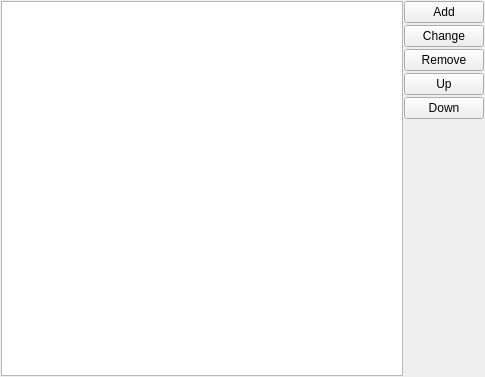
<?xml version="1.0" encoding="UTF-8"?>
<ui version="4.0">
 <class>UISettingsUC</class>
 <widget class="QWidget" name="UISettingsUC">
  <property name="geometry">
   <rect>
    <x>0</x>
    <y>0</y>
    <width>485</width>
    <height>377</height>
   </rect>
  </property>
  <property name="windowTitle">
   <string notr="true"/>
  </property>
  <layout class="QGridLayout" name="gridLayout">
   <property name="leftMargin">
    <number>1</number>
   </property>
   <property name="topMargin">
    <number>1</number>
   </property>
   <property name="rightMargin">
    <number>1</number>
   </property>
   <property name="bottomMargin">
    <number>1</number>
   </property>
   <property name="horizontalSpacing">
    <number>1</number>
   </property>
   <property name="verticalSpacing">
    <number>2</number>
   </property>
   <item row="0" column="0" rowspan="6">
    <widget class="QTreeView" name="treeView">
     <property name="editTriggers">
      <set>QAbstractItemView::NoEditTriggers</set>
     </property>
     <property name="alternatingRowColors">
      <bool>true</bool>
     </property>
     <property name="rootIsDecorated">
      <bool>false</bool>
     </property>
    </widget>
   </item>
   <item row="0" column="1">
    <widget class="QPushButton" name="pushButton_ADD">
     <property name="text">
      <string>Add</string>
     </property>
    </widget>
   </item>
   <item row="1" column="1">
    <widget class="QPushButton" name="pushButton_CH">
     <property name="text">
      <string>Change</string>
     </property>
    </widget>
   </item>
   <item row="2" column="1">
    <widget class="QPushButton" name="pushButton_REM">
     <property name="text">
      <string>Remove</string>
     </property>
    </widget>
   </item>
   <item row="3" column="1">
    <widget class="QPushButton" name="pushButton_UP">
     <property name="text">
      <string>Up</string>
     </property>
    </widget>
   </item>
   <item row="5" column="1">
    <spacer name="verticalSpacer">
     <property name="orientation">
      <enum>Qt::Vertical</enum>
     </property>
     <property name="sizeHint" stdset="0">
      <size>
       <width>20</width>
       <height>40</height>
      </size>
     </property>
    </spacer>
   </item>
   <item row="4" column="1">
    <widget class="QPushButton" name="pushButton_DOWN">
     <property name="text">
      <string>Down</string>
     </property>
    </widget>
   </item>
  </layout>
 </widget>
 <resources/>
 <connections/>
</ui>
